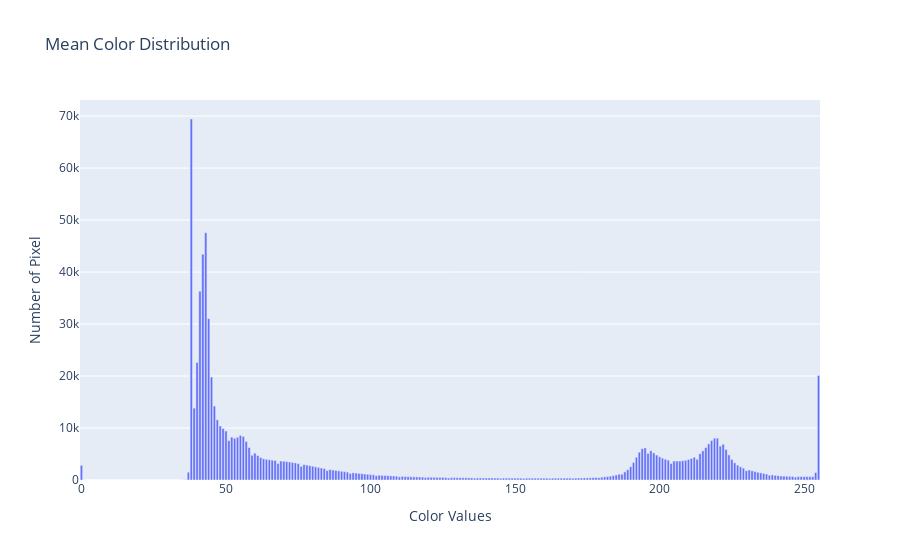

Notebook code for this chart:
### Code cell
import plotly.graph_objects as go
mean_color_distributions = np.mean(color_distributions, axis = 0)
fig = go.Figure(
    go.Bar(x = np.arange(256), y = mean_color_distributions, name = "Mean Color Distributions"
))
fig.update_layout(
    title = "Mean Color Distribution",
    xaxis_title = "Color Values",
    yaxis_title = "Number of Pixel"
)
fig.show()

### Figure 1 — Plotly figure (JSON) as saved in the notebook; plotly's stock layout.template omitted (floating-point values rounded to 4 significant figures; data arrays with more than 128 entries replaced by an {"elided": "..."} marker saying what was removed)
{"data": [{"name": "Mean Color Distributions", "x": {"elided": "256 int values"}, "y": {"elided": "256 float values"}, "type": "bar"}], "layout": {"title": {"text": "Mean Color Distribution"}, "xaxis": {"title": {"text": "Color Values"}, "type": "linear", "range": [-0.5, 255.5], "autorange": true}, "yaxis": {"title": {"text": "Number of Pixel"}, "type": "linear", "range": [0, 73100.0], "autorange": true}, "autosize": true}}
